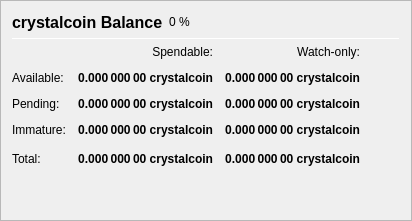
                   <widget class="QFrame" name="frame_Balances">
                    <property name="frameShape">
                     <enum>QFrame::StyledPanel</enum>
                    </property>
                    <property name="frameShadow">
                     <enum>QFrame::Raised</enum>
                    </property>
                    <layout class="QVBoxLayout" name="verticalLayout_4">
                     <item>
                      <layout class="QHBoxLayout" name="horizontalLayout_4">
                       <item>
                        <widget class="QLabel" name="label_5">
                         <property name="minimumSize">
                          <size>
                           <width>0</width>
                           <height>20</height>
                          </size>
                         </property>
                         <property name="font">
                          <font>
                           <pointsize>12</pointsize>
                           <weight>75</weight>
                           <bold>true</bold>
                          </font>
                         </property>
                         <property name="text">
                          <string>crystalcoin Balance</string>
                         </property>
                        </widget>
                       </item>
                       <item>
                        <widget class="QLabel" name="labelECAPercent">
                         <property name="text">
                          <string notr="true">0 %</string>
                         </property>
                        </widget>
                       </item>
                       <item>
                        <spacer name="horizontalSpacer_3">
                         <property name="orientation">
                          <enum>Qt::Horizontal</enum>
                         </property>
                         <property name="sizeHint" stdset="0">
                          <size>
                           <width>40</width>
                           <height>20</height>
                          </size>
                         </property>
                        </spacer>
                       </item>
                      </layout>
                     </item>
                     <item>
                      <widget class="Line" name="line_Balance">
                       <property name="minimumSize">
                        <size>
                         <width>0</width>
                         <height>1</height>
                        </size>
                       </property>
                       <property name="maximumSize">
                        <size>
                         <width>16777215</width>
                         <height>1</height>
                        </size>
                       </property>
                       <property name="orientation">
                        <enum>Qt::Horizontal</enum>
                       </property>
                      </widget>
                     </item>
                     <item>
                      <layout class="QGridLayout" name="gridLayout">
                       <property name="spacing">
                        <number>12</number>
                       </property>
                       <item row="0" column="1">
                        <widget class="QLabel" name="labelSpendable">
                         <property name="text">
                          <string>Spendable:</string>
                         </property>
                         <property name="alignment">
                          <set>Qt::AlignRight|Qt::AlignTrailing|Qt::AlignVCenter</set>
                         </property>
                        </widget>
                       </item>
                       <item row="0" column="2">
                        <widget class="QLabel" name="labelWatchonly">
                         <property name="text">
                          <string>Watch-only:</string>
                         </property>
                         <property name="alignment">
                          <set>Qt::AlignRight|Qt::AlignTrailing|Qt::AlignVCenter</set>
                         </property>
                        </widget>
                       </item>
                       <item row="1" column="0">
                        <widget class="QLabel" name="labelBalanceText">
                         <property name="text">
                          <string>Available:</string>
                         </property>
                        </widget>
                       </item>
                       <item row="1" column="1">
                        <widget class="QLabel" name="labelBalance">
                         <property name="font">
                          <font>
                           <weight>75</weight>
                           <bold>true</bold>
                          </font>
                         </property>
                         <property name="cursor">
                          <cursorShape>IBeamCursor</cursorShape>
                         </property>
                         <property name="toolTip">
                          <string>Your current spendable balance</string>
                         </property>
                         <property name="text">
                          <string notr="true">0.000 000 00 crystalcoin</string>
                         </property>
                         <property name="alignment">
                          <set>Qt::AlignRight|Qt::AlignTrailing|Qt::AlignVCenter</set>
                         </property>
                         <property name="textInteractionFlags">
                          <set>Qt::LinksAccessibleByMouse|Qt::TextSelectableByKeyboard|Qt::TextSelectableByMouse</set>
                         </property>
                        </widget>
                       </item>
                       <item row="1" column="2">
                        <widget class="QLabel" name="labelWatchAvailable">
                         <property name="font">
                          <font>
                           <weight>75</weight>
                           <bold>true</bold>
                          </font>
                         </property>
                         <property name="cursor">
                          <cursorShape>IBeamCursor</cursorShape>
                         </property>
                         <property name="toolTip">
                          <string>Your current balance in watch-only addresses</string>
                         </property>
                         <property name="text">
                          <string notr="true">0.000 000 00 crystalcoin</string>
                         </property>
                         <property name="alignment">
                          <set>Qt::AlignRight|Qt::AlignTrailing|Qt::AlignVCenter</set>
                         </property>
                         <property name="textInteractionFlags">
                          <set>Qt::LinksAccessibleByMouse|Qt::TextSelectableByKeyboard|Qt::TextSelectableByMouse</set>
                         </property>
                        </widget>
                       </item>
                       <item row="2" column="0">
                        <widget class="QLabel" name="labelPendingText">
                         <property name="text">
                          <string>Pending:</string>
                         </property>
                        </widget>
                       </item>
                       <item row="2" column="1">
                        <widget class="QLabel" name="labelUnconfirmed">
                         <property name="font">
                          <font>
                           <weight>75</weight>
                           <bold>true</bold>
                          </font>
                         </property>
                         <property name="cursor">
                          <cursorShape>IBeamCursor</cursorShape>
                         </property>
                         <property name="toolTip">
                          <string>Total of transactions that have yet to be confirmed, and do not yet count toward the spendable balance</string>
                         </property>
                         <property name="text">
                          <string notr="true">0.000 000 00 crystalcoin</string>
                         </property>
                         <property name="alignment">
                          <set>Qt::AlignRight|Qt::AlignTrailing|Qt::AlignVCenter</set>
                         </property>
                         <property name="textInteractionFlags">
                          <set>Qt::LinksAccessibleByMouse|Qt::TextSelectableByKeyboard|Qt::TextSelectableByMouse</set>
                         </property>
                        </widget>
                       </item>
                       <item row="2" column="2">
                        <widget class="QLabel" name="labelWatchPending">
                         <property name="font">
                          <font>
                           <weight>75</weight>
                           <bold>true</bold>
                          </font>
                         </property>
                         <property name="cursor">
                          <cursorShape>IBeamCursor</cursorShape>
                         </property>
                         <property name="toolTip">
                          <string>Unconfirmed transactions to watch-only addresses</string>
                         </property>
                         <property name="text">
                          <string notr="true">0.000 000 00 crystalcoin</string>
                         </property>
                         <property name="alignment">
                          <set>Qt::AlignRight|Qt::AlignTrailing|Qt::AlignVCenter</set>
                         </property>
                         <property name="textInteractionFlags">
                          <set>Qt::LinksAccessibleByMouse|Qt::TextSelectableByKeyboard|Qt::TextSelectableByMouse</set>
                         </property>
                        </widget>
                       </item>
                       <item row="3" column="0">
                        <widget class="QLabel" name="labelImmatureText">
                         <property name="text">
                          <string>Immature:</string>
                         </property>
                        </widget>
                       </item>
                       <item row="3" column="1">
                        <widget class="QLabel" name="labelImmature">
                         <property name="font">
                          <font>
                           <weight>75</weight>
                           <bold>true</bold>
                          </font>
                         </property>
                         <property name="cursor">
                          <cursorShape>IBeamCursor</cursorShape>
                         </property>
                         <property name="toolTip">
                          <string>Staked rewards that has not yet matured</string>
                         </property>
                         <property name="text">
                          <string notr="true">0.000 000 00 crystalcoin</string>
                         </property>
                         <property name="alignment">
                          <set>Qt::AlignRight|Qt::AlignTrailing|Qt::AlignVCenter</set>
                         </property>
                         <property name="textInteractionFlags">
                          <set>Qt::LinksAccessibleByMouse|Qt::TextSelectableByKeyboard|Qt::TextSelectableByMouse</set>
                         </property>
                        </widget>
                       </item>
                       <item row="3" column="2">
                        <widget class="QLabel" name="labelWatchImmature">
                         <property name="font">
                          <font>
                           <weight>75</weight>
                           <bold>true</bold>
                          </font>
                         </property>
                         <property name="cursor">
                          <cursorShape>IBeamCursor</cursorShape>
                         </property>
                         <property name="toolTip">
                          <string>Staked or masternode rewards in watch-only addresses that has not yet matured</string>
                         </property>
                         <property name="text">
                          <string notr="true">0.000 000 00 crystalcoin</string>
                         </property>
                         <property name="alignment">
                          <set>Qt::AlignRight|Qt::AlignTrailing|Qt::AlignVCenter</set>
                         </property>
                         <property name="textInteractionFlags">
                          <set>Qt::LinksAccessibleByMouse|Qt::TextSelectableByKeyboard|Qt::TextSelectableByMouse</set>
                         </property>
                        </widget>
                       </item>
                       <!--
                       <item row="4" column="0">
                        <widget class="QLabel" name="labelLockedBalanceText">
                         <property name="toolTip">
                          <string>Locked crystalcoin or Masternode collaterals. These are excluded from zECA minting.</string>
                         </property>
                         <property name="text">
                          <string>Locked:</string>
                         </property>
                        </widget>
                       </item>
                       <item row="4" column="1">
                        <widget class="QLabel" name="labelLockedBalance">
                         <property name="font">
                          <font>
                           <weight>75</weight>
                           <bold>true</bold>
                          </font>
                         </property>
                         <property name="cursor">
                          <cursorShape>IBeamCursor</cursorShape>
                         </property>
                         <property name="toolTip">
                          <string>Locked crystalcoin or Masternode collaterals. These are excluded from zECA minting.</string>
                         </property>
                         <property name="text">
                          <string notr="true">0.000 000 00 crystalcoin</string>
                         </property>
                         <property name="alignment">
                          <set>Qt::AlignRight|Qt::AlignTrailing|Qt::AlignVCenter</set>
                         </property>
                         <property name="textInteractionFlags">
                          <set>Qt::LinksAccessibleByMouse|Qt::TextSelectableByKeyboard|Qt::TextSelectableByMouse</set>
                         </property>
                        </widget>
                       </item>
                       <item row="4" column="2">
                        <widget class="QLabel" name="labelWatchLocked">
                         <property name="font">
                          <font>
                           <weight>75</weight>
                           <bold>true</bold>
                          </font>
                         </property>
                         <property name="cursor">
                          <cursorShape>IBeamCursor</cursorShape>
                         </property>
                         <property name="toolTip">
                          <string>Current locked balance in watch-only addresses</string>
                         </property>
                         <property name="text">
                          <string notr="true">0.000 000 00 crystalcoin</string>
                         </property>
                         <property name="alignment">
                          <set>Qt::AlignRight|Qt::AlignTrailing|Qt::AlignVCenter</set>
                         </property>
                         <property name="textInteractionFlags">
                          <set>Qt::LinksAccessibleByMouse|Qt::TextSelectableByKeyboard|Qt::TextSelectableByMouse</set>
                         </property>
                        </widget>
                       </item>
                       -->
                       <item row="5" column="0">
                        <widget class="QLabel" name="labelTotalText">
                         <property name="toolTip">
                          <string>Your current crystalcoin balance, unconfirmed and immature transactions included</string>
                         </property>
                         <property name="text">
                          <string>Total:</string>
                         </property>
                        </widget>
                       </item>
                       <item row="5" column="1">
                        <widget class="QLabel" name="labelTotal">
                         <property name="font">
                          <font>
                           <weight>75</weight>
                           <bold>true</bold>
                          </font>
                         </property>
                         <property name="cursor">
                          <cursorShape>IBeamCursor</cursorShape>
                         </property>
                         <property name="toolTip">
                          <string>Your current crystalcoin balance, unconfirmed and immature transactions included</string>
                         </property>
                         <property name="text">
                          <string notr="true">0.000 000 00 crystalcoin</string>
                         </property>
                         <property name="alignment">
                          <set>Qt::AlignRight|Qt::AlignTrailing|Qt::AlignVCenter</set>
                         </property>
                         <property name="textInteractionFlags">
                          <set>Qt::LinksAccessibleByMouse|Qt::TextSelectableByKeyboard|Qt::TextSelectableByMouse</set>
                         </property>
                        </widget>
                       </item>
                       <item row="5" column="2">
                        <widget class="QLabel" name="labelWatchTotal">
                         <property name="font">
                          <font>
                           <weight>75</weight>
                           <bold>true</bold>
                          </font>
                         </property>
                         <property name="cursor">
                          <cursorShape>IBeamCursor</cursorShape>
                         </property>
                         <property name="toolTip">
                          <string>Current total balance in watch-only addresses</string>
                         </property>
                         <property name="text">
                          <string notr="true">0.000 000 00 crystalcoin</string>
                         </property>
                         <property name="alignment">
                          <set>Qt::AlignRight|Qt::AlignTrailing|Qt::AlignVCenter</set>
                         </property>
                         <property name="textInteractionFlags">
                          <set>Qt::LinksAccessibleByMouse|Qt::TextSelectableByKeyboard|Qt::TextSelectableByMouse</set>
                         </property>
                        </widget>
                       </item>
                       <item row="5" column="3">
                        <spacer name="horizontalSpacer_9">
                         <property name="orientation">
                          <enum>Qt::Horizontal</enum>
                         </property>
                         <property name="sizeHint" stdset="0">
                          <size>
                           <width>40</width>
                           <height>20</height>
                          </size>
                         </property>
                        </spacer>
                       </item>
                      </layout>
                     </item>
                     <item>
                      <spacer name="verticalSpacer_3">
                       <property name="orientation">
                        <enum>Qt::Vertical</enum>
                       </property>
                       <property name="sizeHint" stdset="0">
                        <size>
                         <width>20</width>
                         <height>40</height>
                        </size>
                       </property>
                      </spacer>
                     </item>
                    </layout>
                   </widget>
